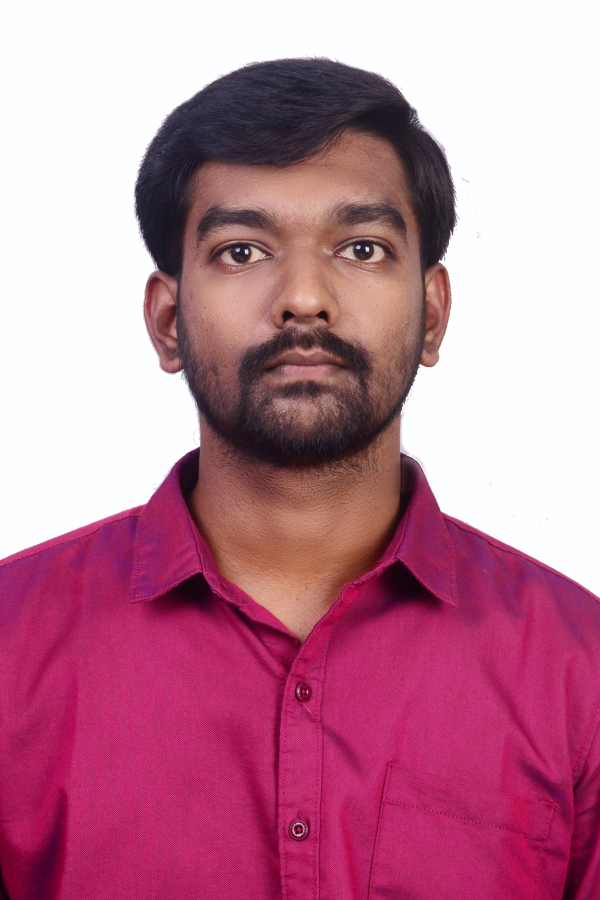
#> input picture photo.jpg, 1200 x 1800 px, given in place of photo.png, which was not available (shown at 1/2 size)
$ python generate_banner.py
#> lines starting #> are read from the running program, lines starting #| are printed output that depends on the picture; after the words box and inside, x2 and y2 are one past the last pixel; in counts of white or black regions, pixels touching at a corner belong together; pictures that were not available may be replaced by others from this repository, and a replacement may not be noted
import math
import os
import random
import numpy as np
from PIL import Image, ImageDraw, ImageEnhance, ImageOps, ImageFilter
from scipy.optimize import linear_sum_assignment

# Set random seed for reproducibility
random.seed(42)
np.random.seed(42)

# Palette definitions
DARK_BG = "#0A101F"
DARK_PORTRAIT = "#A78BFA"
DARK_CHROME = "#10B981"
DARK_TEXT = "#E2E8F0"
DARK_TEXT_MUTED = "#64748B"
LIVE_RED = "#EF4444"

LIGHT_BG = "#F8FAFC"
LIGHT_PORTRAIT = "#7C3AED"
LIGHT_CHROME = "#059669"
LIGHT_TEXT = "#0F172A"
LIGHT_TEXT_MUTED = "#64748B"

CANVAS_W, CANVAS_H = 1180, 610
PORTRAIT_GRID_W, PORTRAIT_GRID_H = 210, 238
PORTRAIT_OFFSET_X, PORTRAIT_OFFSET_Y = 70, 150
DOT_SIZE = 1.64  # dot height in SVG space
PIXEL_W = 1.64   # dot width in SVG space

# [50 lines left out: function create_synthetic_headshot, not called in this run]

def process_portrait(img, dark_mode=True):
    """
    Processes user portrait into Floyd-Steinberg dithered dots with enhanced facial feature retention.
    Automatically handles smart face contrast, CLAHE-style adaptive equalization, edge sharpening,
    and mode-appropriate tone mapping (non-inverted face rendering), preserving 100% of top hair.
    """
    # 1. Smart Crop & Fit: Preserve 100% of top hair and face (Top-aligned fit)
    w_orig, h_orig = img.size
    img_resized = ImageOps.fit(img, (PORTRAIT_GRID_W, PORTRAIT_GRID_H), centering=(0.5, 0.0), method=Image.Resampling.LANCZOS)

    # 2. Extract background mask (white/light background removal)
    arr_raw = np.array(img_resized, dtype=float)
    h, w = arr_raw.shape

    from scipy.ndimage import binary_closing, binary_fill_holes, label
    bg_mask = arr_raw > 220
    subject_mask = ~bg_mask
    closed = binary_closing(subject_mask, structure=np.ones((7,7)))
    filled = binary_fill_holes(closed)
    labeled, num_features = label(filled)
    if num_features > 0:
        sizes = [np.sum(labeled == i) for i in range(1, num_features + 1)]
        subject_mask = (labeled == (np.argmax(sizes) + 1))
    else:
        subject_mask = filled

    # 3. Tone & Contrast Enhancement for Facial Accuracy
    # Apply UnsharpMask to sharpen facial contours (eyes, beard, nose, mouth)
    sharpened = img_resized.filter(ImageFilter.UnsharpMask(radius=2.0, percent=220, threshold=3))
    arr_proc = np.array(sharpened, dtype=float)

    # Normalize tone over subject only
    subj_pixels = arr_proc[subject_mask]
    if len(subj_pixels) > 0:
        p_min, p_max = np.percentile(subj_pixels, 3), np.percentile(subj_pixels, 97)
        arr_proc = np.clip((arr_proc - p_min) / (p_max - p_min + 1e-5) * 255.0, 0, 255)

    # 4. Mode-Specific Tone Mapping (Prevents Photo-Negative Face)
    if dark_mode:
        # Dark mode: Light dots (#A78BFA) on Dark background (#0A101F).
        # Bright skin = more dots (light source on face).
        # Dark hair / beard / eyes = dark background (fewer dots).
        target_arr = arr_proc.copy()
        target_arr[~subject_mask] = 0.0
    else:
        # Light mode: Dark dots (#7C3AED) on Light background (#F8FAFC).
        # Dark hair / beard / eyes / shadows = more dots.
        target_arr = 255.0 - arr_proc.copy()
        target_arr[~subject_mask] = 0.0

    # 5. Serpentine Floyd-Steinberg Dithering
    dither_arr = target_arr.copy()
    dots = []

    for y in range(h):
        x_range = range(w) if y % 2 == 0 else range(w - 1, -1, -1)
        for x in x_range:
            if not subject_mask[y, x]:
                continue

            old_val = dither_arr[y, x]
            new_val = 255.0 if old_val >= 128.0 else 0.0
            dither_arr[y, x] = new_val
            err = old_val - new_val

            if new_val == 255.0:
                dots.append((x, y))

            if y % 2 == 0:
                if x + 1 < w and subject_mask[y, x + 1]:
                    dither_arr[y, x + 1] += err * (7.0 / 16.0)
                if y + 1 < h:
                    if x - 1 >= 0 and subject_mask[y + 1, x - 1]:
                        dither_arr[y + 1, x - 1] += err * (3.0 / 16.0)
                    if subject_mask[y + 1, x]:
                        dither_arr[y + 1, x] += err * (5.0 / 16.0)
                    if x + 1 < w and subject_mask[y + 1, x + 1]:
                        dither_arr[y + 1, x + 1] += err * (1.0 / 16.0)
            else:
                if x - 1 >= 0 and subject_mask[y, x - 1]:
                    dither_arr[y, x - 1] += err * (7.0 / 16.0)
                if y + 1 < h:
                    if x + 1 < w and subject_mask[y + 1, x + 1]:
                        dither_arr[y + 1, x + 1] += err * (3.0 / 16.0)
                    if subject_mask[y + 1, x]:
                        dither_arr[y + 1, x] += err * (5.0 / 16.0)
                    if x - 1 >= 0 and subject_mask[y + 1, x - 1]:
                        dither_arr[y + 1, x - 1] += err * (1.0 / 16.0)

    return dots

def dots_to_run_length_path(dots_list):
    """
    Converts list of (svg_x, svg_y) coordinates into horizontal run-length encoded SVG path strings.
    Extremely effective at compressing SVG size.
    """
    if not dots_list:
        return ""

    # Sort by y (rounded to 1 decimal), then x
    sorted_dots = sorted(dots_list, key=lambda p: (round(p[1], 1), round(p[0], 1)))
    path_cmds = []

    current_y = None
    run_start_x = None
    prev_x = None
    step_w = PIXEL_W

    for x, y in sorted_dots:
        ry = round(y, 1)
        rx = round(x, 1)

        if ry != current_y:
            # End previous run
            if current_y is not None:
                rw = round(prev_x - run_start_x + step_w, 2)
                path_cmds.append(f"M{run_start_x:.1f},{current_y:.1f}h{rw}v{DOT_SIZE:.2f}h-{rw}z")
            current_y = ry
            run_start_x = rx
            prev_x = rx
        else:
            if abs(rx - (prev_x + step_w)) < 0.3:
                # Extend horizontal run
                prev_x = rx
            else:
                # End previous run on same line, start new run
                rw = round(prev_x - run_start_x + step_w, 2)
                path_cmds.append(f"M{run_start_x:.1f},{current_y:.1f}h{rw}v{DOT_SIZE:.2f}h-{rw}z")
                run_start_x = rx
                prev_x = rx

    if current_y is not None:
        rw = round(prev_x - run_start_x + step_w, 2)
        path_cmds.append(f"M{run_start_x:.1f},{current_y:.1f}h{rw}v{DOT_SIZE:.2f}h-{rw}z")

    return "".join(path_cmds)

def generate_logo_points(logo_type, count=850, center=(220, 320)):
    cx, cy = center
    points = []

    if logo_type == "flutter":
        for i in range(count):
            r = random.random()
            if r < 0.45:
                t = random.random()
                x = cx - 50 + t * 110
                y = cy - 90 + t * 75 + (random.random()-0.5)*18
            elif r < 0.80:
                t = random.random()
                x = cx - 20 + t * 80
                y = cy + 10 + t * 65 + (random.random()-0.5)*18
            else:
                t = random.random()
                x = cx - 55 + t * 45
                y = cy + 30 - t * 40 + (random.random()-0.5)*16
            points.append((x, y))

    elif logo_type == "code_glyph":
        for i in range(count):
            r = random.random()
            if r < 0.35:
                t = random.random()
                if t < 0.5:
                    x = cx - 35 - t * 60
                    y = cy - 65 + t * 65
                else:
                    x = cx - 95 + (t-0.5) * 60
                    y = cy + (t-0.5) * 65
                x += (random.random()-0.5)*12
                y += (random.random()-0.5)*12
            elif r < 0.70:
                t = random.random()
                if t < 0.5:
                    x = cx + 35 + t * 60
                    y = cy - 65 + t * 65
                else:
                    x = cx + 95 - (t-0.5) * 60
                    y = cy + (t-0.5) * 65
                x += (random.random()-0.5)*12
                y += (random.random()-0.5)*12
            else:
                t = random.random()
                x = cx + 25 - t * 50
                y = cy - 80 + t * 160
                x += (random.random()-0.5)*12
                y += (random.random()-0.5)*12
            points.append((x, y))

    elif logo_type == "vercel":
        for i in range(count):
            r1 = math.sqrt(random.random())
            r2 = random.random()
            A = (cx, cy - 95)
            B = (cx - 90, cy + 70)
            C = (cx + 90, cy + 70)
            x = (1 - r1) * A[0] + (r1 * (1 - r2)) * B[0] + (r1 * r2) * C[0]
            y = (1 - r1) * A[1] + (r1 * (1 - r2)) * B[1] + (r1 * r2) * C[1]
            points.append((x, y))

    return points[:count]

def match_optimal_transport(p1, p2):
    pts1 = np.array(p1)
    pts2 = np.array(p2)
    cost = np.linalg.norm(pts1[:, None, :] - pts2[None, :, :], axis=2)
    row_ind, col_ind = linear_sum_assignment(cost)
    return [p2[c] for c in col_ind]

def compute_evenness_metric(groups):
    coverages = []
    for grp in groups:
        if not grp: continue
        xs = [p[0] for p in grp]
        ys = [p[1] for p in grp]
        cov = np.std(xs) + np.std(ys)
        coverages.append(cov)
    variance = np.std(coverages) / (np.mean(coverages) + 1e-5)
    return round(float(variance), 4)

def compute_grid_metric(points):
    int_count = sum(1 for x, y in points if abs(x - round(x)) < 0.001 and abs(y - round(y)) < 0.001)
    return round(int_count / max(len(points), 1), 4)

def build_svg(dark_mode=True):
#> called with dark_mode = True
    bg_col = DARK_BG if dark_mode else LIGHT_BG
    portrait_col = DARK_PORTRAIT if dark_mode else LIGHT_PORTRAIT
    chrome_col = DARK_CHROME if dark_mode else LIGHT_CHROME
    text_col = DARK_TEXT if dark_mode else LIGHT_TEXT
    muted_col = DARK_TEXT_MUTED if dark_mode else LIGHT_TEXT_MUTED

    _script_dir = os.path.dirname(os.path.abspath(__file__))
    photo_candidates = ["photo.png", "photo.jpg", "photo.jpeg", "profile.png", "profile.jpg"]
    photo_path = None
    for cand in photo_candidates:
        cand_path = os.path.join(_script_dir, cand)
        if os.path.exists(cand_path):
            photo_path = cand_path
            break

    if photo_path:
        print(f"Loading custom user photo: {photo_path}")
        # Pass raw full-resolution image directly — process_portrait handles top-aligned fitting
        img = Image.open(photo_path).convert("L")
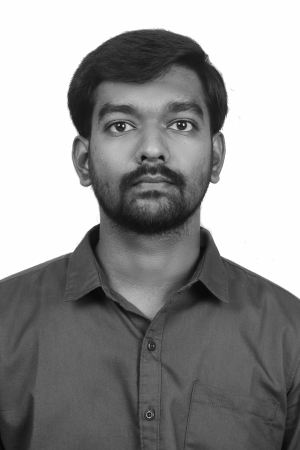
#> img: PIL image 1200x1800 L (shown at 1/4 size); min 6, max 255, mean 147.4
    else:
        print("No custom photo file found (photo.jpg / photo.png). Using default template portrait.")
        img = create_synthetic_headshot()

    raw_dots = process_portrait(img, dark_mode=dark_mode)
#> in process_portrait, `bg_mask = arr_raw > 220`:
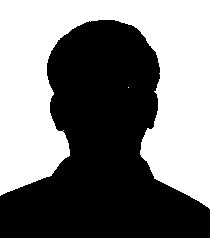
#> bg_mask: shape (238, 210) bool; 48% white; 2 white regions (1 under 20 px), largest, box (x1, y1, x2, y2) and area: (0, 0, 210, 209) 23965
#> in process_portrait, `closed = binary_closing(subject_mask, structure=np.ones((7,7)))`:
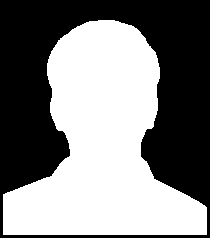
#> closed: shape (238, 210) bool; 50.4% white; 1 black region, box (x1, y1, x2, y2) and area: (0, 0, 210, 238) 24767
#> in process_portrait, `labeled, num_features = label(filled)`: num_features = 1
#> in process_portrait, `sizes = [np.sum(labeled == i) for i in range(1, num_features + 1)]`: sizes = [25213]
#> in process_portrait, `sharpened = img_resized.filter(ImageFilter.UnsharpMask(radius=2.0, per..`:
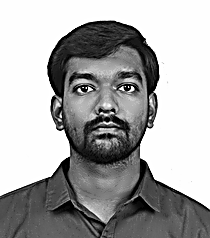
#> sharpened: PIL image 210x238 L; min 0, max 255, mean 166.7
#> in process_portrait, `p_min, p_max = np.percentile(subj_pixels, 3), np.percentile(subj_pixel..`: p_min = 0; p_max = 194
#> in process_portrait, `arr_proc = np.clip((arr_proc - p_min) / (p_max - p_min + 1e-5) * 255.0..`:
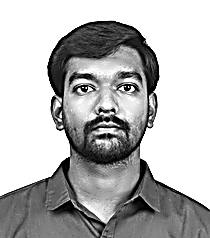
#> arr_proc: shape (238, 210) float64; min 0, max 255, mean 180.8
#> in process_portrait, `target_arr[~subject_mask] = 0.0`:
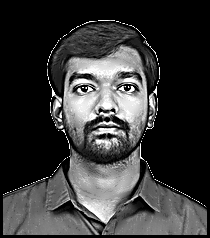
#> target_arr: shape (238, 210) float64; min 0, max 255, mean 56.7
#> after the loop in process_portrait, `for y in range(h):`:
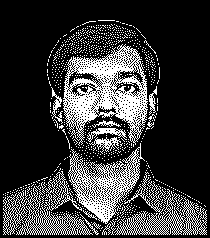
#> dither_arr: shape (238, 210) float64; 22.2% white in thin lines or dots, all inside (x1, y1, x2, y2) = (3, 20, 207, 235)
#> after the loop in process_portrait, `for y in range(h):`: dots = 11110 pairs, first value 3 to 206, second value 20 to 234
#> raw_dots has the same summary as dots in process_portrait
#> (the rest of the program and of its run is left out)
